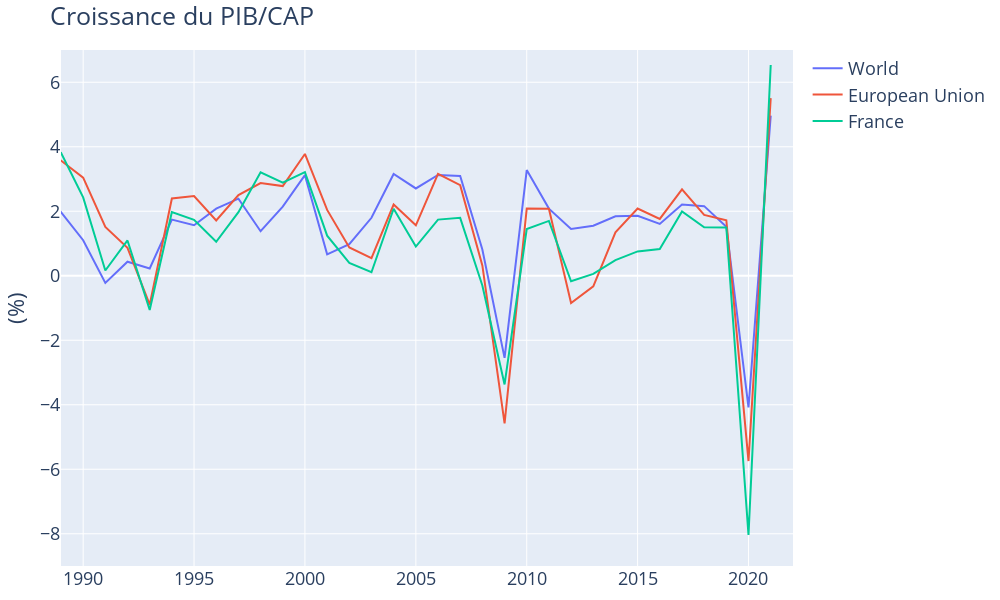

This figure's notebook cell:
### Code cell
countries = ['World','European Union','France']
#countries = ['North America','Germany','France','Turkiye','China','Brazil','Morocco','Pakistan','Nigeria','Zimbabwe']

fig = go.Figure()

for c in countries:
    fig.add_trace(go.Scatter(x=data['gdp per cap growth'].index,
                             y=data['gdp per cap growth'][c],name=c))

fig.update_layout(title="Croissance du PIB/CAP",
                  yaxis_title='(%)',
                  xaxis=dict(range=['1989-01-01','2022-01-03']),
                  yaxis=dict(range=[-9,7]),
#                  yaxis=dict(type='log'),
                  width=1000,height=600,font=dict(size=18),
                  margin={"r": 10, "t": 50, "l": 10, "b": 10})

fig.show()
